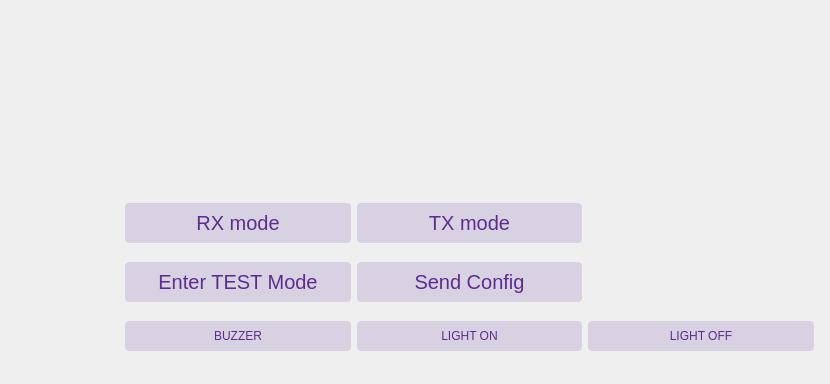
    <widget class="QWidget" name="page_config">
     <widget class="QWidget" name="gridLayoutWidget_4">
      <property name="geometry">
       <rect>
        <x>120</x>
        <y>190</y>
        <width>701</width>
        <height>185</height>
       </rect>
      </property>
      <layout class="QGridLayout" name="gridLayout_4">
       <property name="leftMargin">
        <number>5</number>
       </property>
       <property name="rightMargin">
        <number>7</number>
       </property>
       <property name="bottomMargin">
        <number>10</number>
       </property>
       <item row="1" column="1">
        <widget class="QPushButton" name="btn_configuration">
         <property name="font">
          <font>
           <pointsize>15</pointsize>
          </font>
         </property>
         <property name="styleSheet">
          <string notr="true">QPushButton {
    background-color: rgba(92, 45, 145, 0.16);
    color: #5C2D91;
    border: none;
   border-top-left-radius: 4px;
    border-bottom-left-radius: 4px;
    border-top-right-radius: 4px;
    border-bottom-right-radius: 4px;
    padding: 8px 16px;
}

QPushButton:hover {
	background-color: #f5f1fb;
	color: #5C2D91;
	border: 2px solid #5C2D91;
}</string>
         </property>
         <property name="text">
          <string>Send Config</string>
         </property>
        </widget>
       </item>
       <item row="1" column="0">
        <widget class="QPushButton" name="btn_testmode">
         <property name="font">
          <font>
           <pointsize>15</pointsize>
          </font>
         </property>
         <property name="styleSheet">
          <string notr="true">QPushButton {
    background-color: rgba(92, 45, 145, 0.16);
    color: #5C2D91;
    border: none;
   border-top-left-radius: 4px;
    border-bottom-left-radius: 4px;
    border-top-right-radius: 4px;
    border-bottom-right-radius: 4px;
    padding: 8px 16px;
}

QPushButton:hover {
	background-color: #f5f1fb;
	color: #5C2D91;
	border: 2px solid #5C2D91;
}</string>
         </property>
         <property name="text">
          <string> Enter TEST Mode </string>
         </property>
        </widget>
       </item>
       <item row="2" column="1">
        <widget class="QPushButton" name="btn_light_on">
         <property name="styleSheet">
          <string notr="true">QPushButton {
    background-color: rgba(92, 45, 145, 0.16);
    color: #5C2D91;
    border: none;
   border-top-left-radius: 4px;
    border-bottom-left-radius: 4px;
    border-top-right-radius: 4px;
    border-bottom-right-radius: 4px;
    padding: 8px 16px;
}

QPushButton:hover {
	background-color: #f5f1fb;
	color: #5C2D91;
	border: 2px solid #5C2D91;
}</string>
         </property>
         <property name="text">
          <string>LIGHT ON</string>
         </property>
        </widget>
       </item>
       <item row="0" column="0">
        <widget class="QPushButton" name="btn_rx_mode">
         <property name="font">
          <font>
           <pointsize>15</pointsize>
          </font>
         </property>
         <property name="styleSheet">
          <string notr="true">QPushButton {
    background-color: rgba(92, 45, 145, 0.16);
    color: #5C2D91;
    border: none;
   border-top-left-radius: 4px;
    border-bottom-left-radius: 4px;
    border-top-right-radius: 4px;
    border-bottom-right-radius: 4px;
    padding: 8px 16px;
}

QPushButton:hover {
	background-color: #f5f1fb;
	color: #5C2D91;
	border: 2px solid #5C2D91;
}</string>
         </property>
         <property name="text">
          <string>RX mode</string>
         </property>
        </widget>
       </item>
       <item row="0" column="1">
        <widget class="QPushButton" name="btn_tx_mode">
         <property name="font">
          <font>
           <pointsize>15</pointsize>
          </font>
         </property>
         <property name="styleSheet">
          <string notr="true">QPushButton {
    background-color: rgba(92, 45, 145, 0.16);
    color: #5C2D91;
    border: none;
   border-top-left-radius: 4px;
    border-bottom-left-radius: 4px;
    border-top-right-radius: 4px;
    border-bottom-right-radius: 4px;
    padding: 8px 16px;
}

QPushButton:hover {
	background-color: #f5f1fb;
	color: #5C2D91;
	border: 2px solid #5C2D91;
}</string>
         </property>
         <property name="text">
          <string>TX mode</string>
         </property>
        </widget>
       </item>
       <item row="2" column="0">
        <widget class="QPushButton" name="btn_buzz">
         <property name="styleSheet">
          <string notr="true">QPushButton {
    background-color: rgba(92, 45, 145, 0.16);
    color: #5C2D91;
    border: none;
   border-top-left-radius: 4px;
    border-bottom-left-radius: 4px;
    border-top-right-radius: 4px;
    border-bottom-right-radius: 4px;
    padding: 8px 16px;
}

QPushButton:hover {
	background-color: #f5f1fb;
	color: #5C2D91;
	border: 2px solid #5C2D91;
}</string>
         </property>
         <property name="text">
          <string>BUZZER</string>
         </property>
        </widget>
       </item>
       <item row="2" column="2">
        <widget class="QPushButton" name="btn_light_off">
         <property name="styleSheet">
          <string notr="true">QPushButton {
    background-color: rgba(92, 45, 145, 0.16);
    color: #5C2D91;
    border: none;
   border-top-left-radius: 4px;
    border-bottom-left-radius: 4px;
    border-top-right-radius: 4px;
    border-bottom-right-radius: 4px;
    padding: 8px 16px;
}

QPushButton:hover {
	background-color: #f5f1fb;
	color: #5C2D91;
	border: 2px solid #5C2D91;
}</string>
         </property>
         <property name="text">
          <string>LIGHT OFF</string>
         </property>
        </widget>
       </item>
      </layout>
     </widget>
    </widget>
